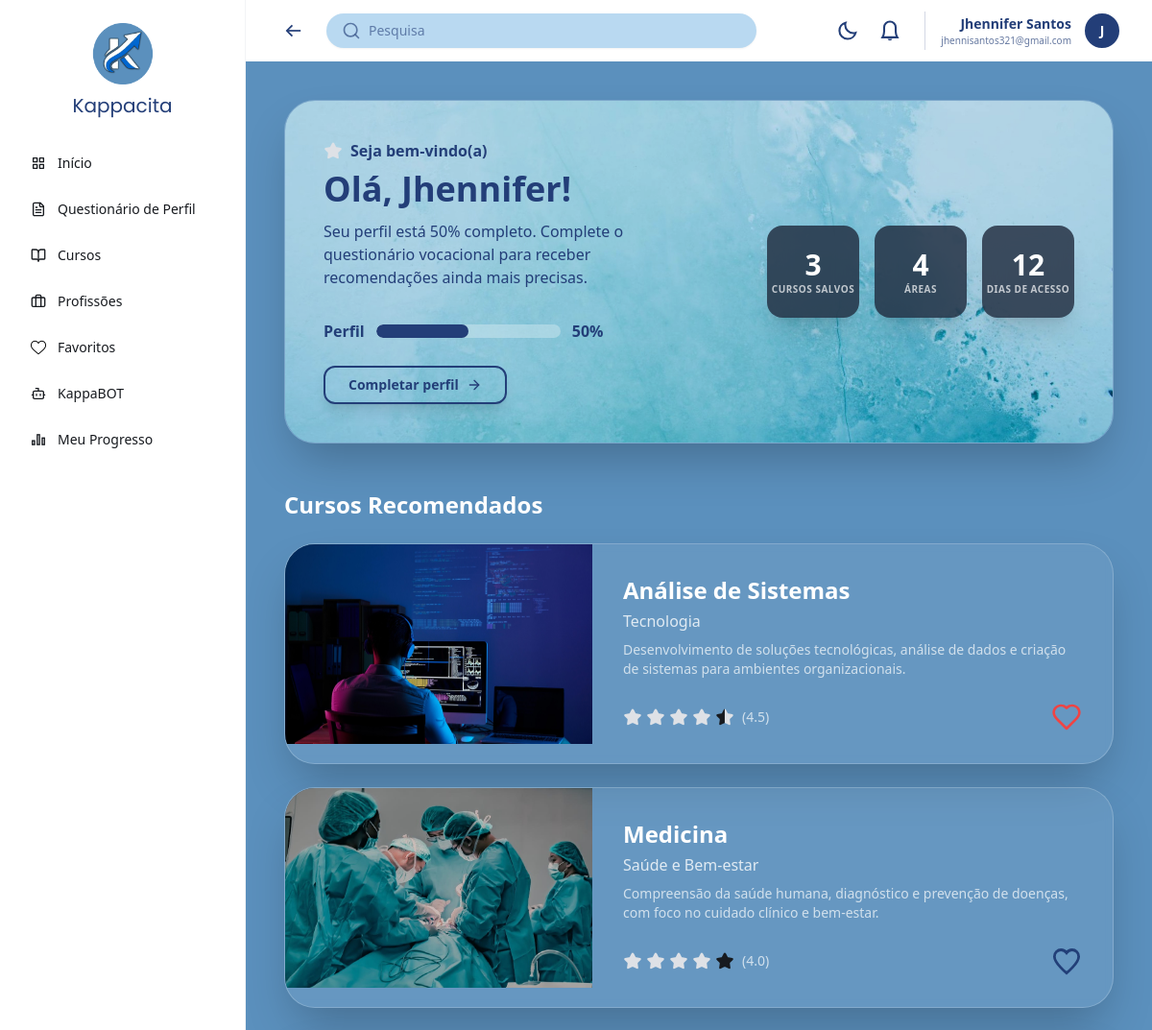
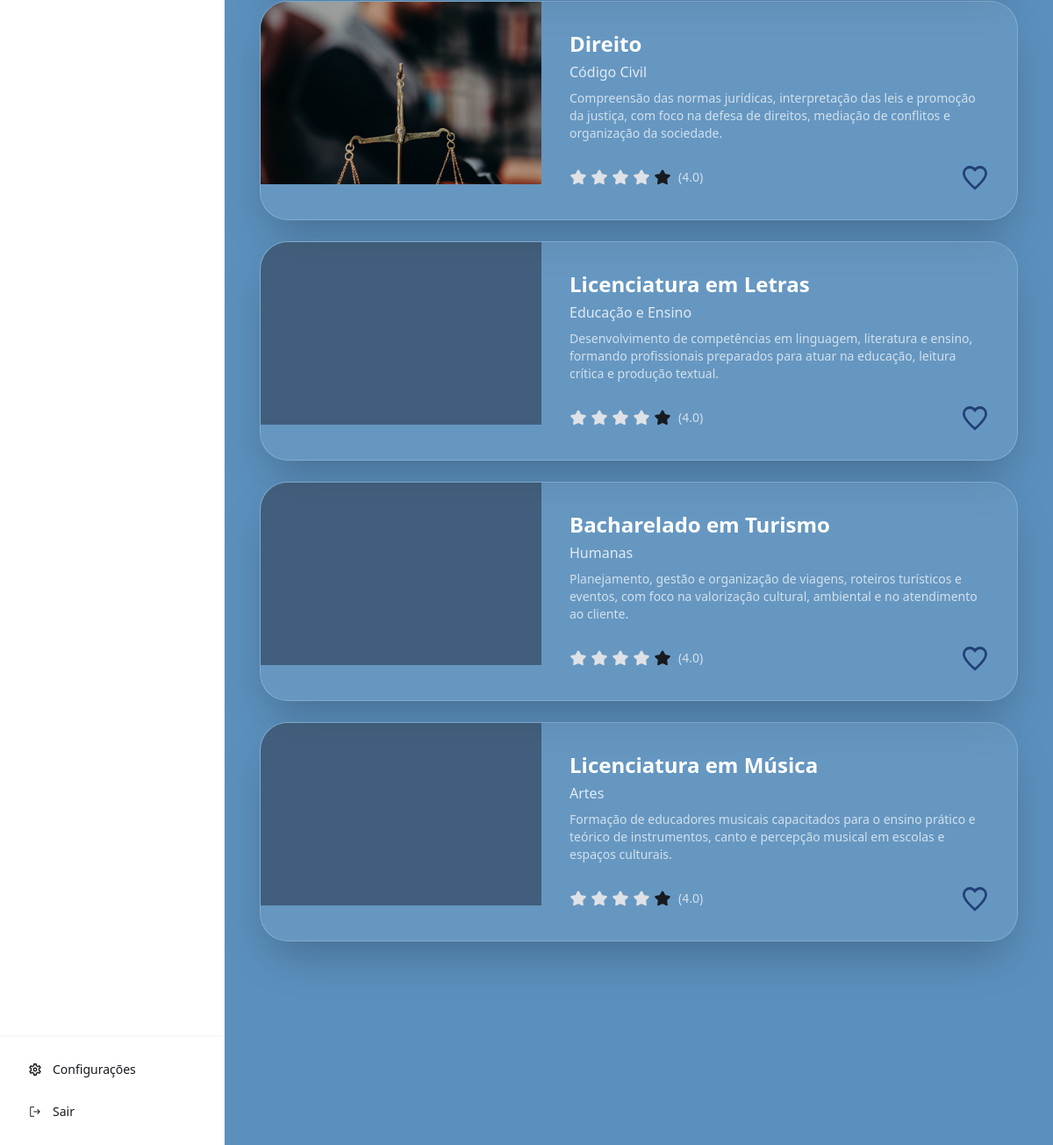
Page /homepage/ (signed in) on the committed database (2 pictures, top to bottom).
### kapp/models.py (models this page shows, shortened)
class Curso(models.Model):
    nome = models.CharField(max_length=100)
    area = models.CharField(max_length=100)
    descricao = models.TextField()
    avaliacao = models.DecimalField(max_digits=3, decimal_places=1, default=4.0)
    icone = models.ImageField(upload_to='cursos/icones/', blank=True, null=True)
    categoria = models.ForeignKey(
        CategoriaCurso,
        on_delete=models.SET_NULL,
        null=True,
        blank=True,
        related_name='cursos'
    )
    class Meta:
        verbose_name = 'Curso'
        verbose_name_plural = 'Cursos'

### kapp/views.py (the view)
# urls.py: path('homepage/', homepage, name='homepage'),
@login_required
def homepage(request):
    cursos_recomendados = Curso.objects.order_by('-avaliacao')[:6]
    favoritos_ids = list(
        Favorito.objects.filter(usuario=request.user).values_list('curso_id', flat=True)
    )
    return render(request, 'homepage.html', {
        'cursos_recomendados': cursos_recomendados,
        'favoritos_ids': favoritos_ids,
    })

### kapp/context_processors.py (called while the page is built)
def perfil_usuario(request):
    if request.user.is_authenticated:
        perfil, _ = Perfil.objects.get_or_create(usuario=request.user)
        return {'perfil_global': perfil}
    return {'perfil_global': None}

### kapp/templates/homepage.html (shortened to what this page needs)
{% extends 'base.html' %}
{% load static %}
{% block body %}
{% include 'header.html' %}
<div class="p-6 lg:p-10 bg-[#5b90bd] dark:bg-gray-950 min-h-screen transition-colors">
    <section class="relative rounded-[32px] mb-12 min-h-[250px] flex flex-col lg:flex-row overflow-hidden shadow-2xl border border-white/20 dark:border-white/10">
        <div class="absolute inset-0 z-0">
            <img src="{% static 'img/fundo_inicio.jpeg' %}" class="w-full h-full object-cover" alt="Background">
            <div class="absolute inset-0 bg-[#81a8cb]/40 dark:bg-gray-900/70 mix-blend-multiply"></div>
        </div>
        <div class="relative z-10 flex-1 p-10 flex flex-col justify-center">
            <div class="flex items-center gap-2 mb-2">
                <img src="{% static 'img/icons/estrela_cheia.svg' %}" class="w-5 h-5" alt="Sparkles">
                <span class="font-poppins font-bold text-[#233e78] dark:text-white">Seja bem-vindo(a)</span>
            </div>
            <h1 class="font-poppins text-4xl text-[#233e78] dark:text-white mb-3 font-bold">
                Olá, {{ user.first_name|default:"Usuário" }}!
            </h1>
            <p class="font-poppins text-[#233e78] dark:text-white/80 font-medium max-w-xl mb-8">
                Seu perfil está 50% completo. Complete o questionário vocacional para receber recomendações ainda mais precisas.
            </p>
            <div class="flex flex-wrap items-center gap-6">
                <div class="flex items-center gap-3">
                    <span class="font-poppins font-bold text-[#233e78] dark:text-white">Perfil</span>
                    <div class="w-48 h-3.5 bg-white/30 dark:bg-white/10 rounded-full overflow-hidden backdrop-blur-md">
                        <div class="h-full bg-[#233e78] dark:bg-blue-500 w-1/2 rounded-full"></div>
                    </div>
                    <span class="font-poppins font-bold text-[#233e78] dark:text-white">50%</span>
                </div>
                <button class="flex items-center gap-2 px-6 py-2 border-2 border-[#233e78] dark:border-white rounded-xl text-[#233e78] dark:text-white font-poppins font-bold text-sm hover:bg-[#233e78] dark:hover:bg-white hover:text-white dark:hover:text-gray-900 transition-all shadow-lg bg-transparent">
                    Completar perfil
                    <img src="{% static 'img/proximo.svg' %}" class="w-4 h-4" alt="Seta">
                </button>
            </div>
        </div>
        <div class="relative z-10 p-10 flex gap-4 items-center justify-center lg:justify-end">
            <div class="bg-[#1e293b]/80 dark:bg-gray-800/90 backdrop-blur-md w-24 h-24 rounded-2xl flex flex-col items-center justify-center shadow-xl">
                <span class="text-white text-3xl font-bold">3</span>
                <span class="text-white/70 text-[10px] font-poppins font-bold uppercase tracking-wider">Cursos Salvos</span>
            </div>
            <div class="bg-[#1e293b]/80 dark:bg-gray-800/90 backdrop-blur-md w-24 h-24 rounded-2xl flex flex-col items-center justify-center shadow-xl">
                <span class="text-white text-3xl font-bold">4</span>
                <span class="text-white/70 text-[10px] font-poppins font-bold uppercase tracking-wider">Áreas</span>
            </div>
                        <div class="bg-[#1e293b]/80 dark:bg-gray-800/90 backdrop-blur-md w-24 h-24 rounded-2xl flex flex-col items-center justify-center shadow-xl">
                <span class="text-white text-3xl font-bold">12</span>
                <span class="text-white/70 text-[10px] font-poppins font-bold uppercase tracking-wider">Dias de acesso</span>
            </div>
        </div>
    </section>
    <section>
        <h2 class="text-2xl font-bold font-poppins text-white dark:text-white mb-6">Cursos Recomendados</h2>
        <div class="grid grid-cols-1 gap-6">
            {% for curso in cursos_recomendados %}
            <div class="flex flex-col md:flex-row bg-[#81a8cb]/30 dark:bg-gray-800/80 backdrop-blur-sm rounded-[32px] overflow-hidden border border-white/20 dark:border-white/10 shadow-2xl">
                <div class="w-full md:w-80 h-52 bg-[#1e293b]/50 flex-shrink-0">
                    {% if curso.icone %}
                        <img src="{{ curso.icone.url }}" class="w-full h-full object-cover" alt="{{ curso.nome }}">
                    {% endif %}
                </div>
                <div class="flex-1 min-w-0 p-8 flex flex-col justify-between">
                    <div>
                        <h3 class="text-white dark:text-white text-2xl font-bold font-poppins mb-1">{{ curso.nome }}</h3>
                        <p class="text-white/80 dark:text-white/60 font-poppins font-medium">{{ curso.area }}</p>
                        <p class="text-white/70 dark:text-white/50 font-poppins text-sm mt-2">{{ curso.descricao }}</p>
                    </div>
                    <div class="flex justify-between items-center mt-6 gap-4">
                        <div class="flex items-center gap-1 flex-shrink-0">
                            {% if curso.avaliacao >= 1 %}
                                <img src="{% static 'img/icons/estrela_cheia.svg' %}" class="w-5 h-5" alt="estrela">
                            {% elif curso.avaliacao >= 0.5 %}
                                <img src="{% static 'img/icons/estrela_meia.svg' %}" class="w-5 h-5" alt="meia estrela">
                            {% else %}
                                <img src="{% static 'img/icons/estrela_vazia.svg' %}" class="w-5 h-5" alt="estrela vazia">
                            {% endif %}
                            {% if curso.avaliacao >= 2 %}
                                <img src="{% static 'img/icons/estrela_cheia.svg' %}" class="w-5 h-5" alt="estrela">
                            {% elif curso.avaliacao >= 1.5 %}
                                <img src="{% static 'img/icons/estrela_meia.svg' %}" class="w-5 h-5" alt="meia estrela">
                            {% else %}
                                <img src="{% static 'img/icons/estrela_vazia.svg' %}" class="w-5 h-5" alt="estrela vazia">
                            {% endif %}
                            {% if curso.avaliacao >= 3 %}
                                <img src="{% static 'img/icons/estrela_cheia.svg' %}" class="w-5 h-5" alt="estrela">
                            {% elif curso.avaliacao >= 2.5 %}
                                <img src="{% static 'img/icons/estrela_meia.svg' %}" class="w-5 h-5" alt="meia estrela">
                            {% else %}
                                <img src="{% static 'img/icons/estrela_vazia.svg' %}" class="w-5 h-5" alt="estrela vazia">
                            {% endif %}
                            {% if curso.avaliacao >= 4 %}
                                <img src="{% static 'img/icons/estrela_cheia.svg' %}" class="w-5 h-5" alt="estrela">
                            {% elif curso.avaliacao >= 3.5 %}
                                <img src="{% static 'img/icons/estrela_meia.svg' %}" class="w-5 h-5" alt="meia estrela">
                            {% else %}
                                <img src="{% static 'img/icons/estrela_vazia.svg' %}" class="w-5 h-5" alt="estrela vazia">
                            {% endif %}
                            {% if curso.avaliacao >= 5 %}
                                <img src="{% static 'img/icons/estrela_cheia.svg' %}" class="w-5 h-5" alt="estrela">
                            {% elif curso.avaliacao >= 4.5 %}
                                <img src="{% static 'img/icons/estrela_meia.svg' %}" class="w-5 h-5" alt="meia estrela">
                            {% else %}
                                <img src="{% static 'img/icons/estrela_vazia.svg' %}" class="w-5 h-5" alt="estrela vazia">
                            {% endif %}
                            <span class="text-white/70 font-poppins text-sm ml-1">({{ curso.avaliacao }})</span>
                        </div>
                        <button
                            class="btn-favoritar hover:scale-110 transition-transform flex-shrink-0"
                            data-curso-id="{{ curso.id }}"
                            data-favoritado="{% if curso.id in favoritos_ids %}true{% else %}false{% endif %}"
                            aria-label="Favoritar curso"
                        >
                            <img
                                src="{% if curso.id in favoritos_ids %}{% static 'img/icons/coracao_vermelho.svg' %}{% else %}{% static 'img/coracao.svg' %}{% endif %}"
                                class="w-8 h-8 icone-coracao"
                                alt="Favoritar"
                            >
                        </button>
                    </div>
                </div>
            </div>
            {% empty %}
                <p class="text-white font-poppins">Nenhum curso disponível no momento.</p>
            {% endfor %}
        </div>
    </section>
</div>
{% endblock %}

### kapp/templates/base.html (shortened to what this page needs)
{% load static %}
<!DOCTYPE html>
<html lang="{% if perfil_global %}{{ perfil_global.idioma }}{% else %}pt-br{% endif %}"
        class="
        ">
<head>
    <script src="https://cdn.tailwindcss.com"></script>
    <link rel="stylesheet" type="text/css" href="{% static 'css/main.css' %}">
</head>
<body class="bg-[#FCFAF8] dark:bg-gray-950">
    <div class="flex min-h-screen w-full">
        <aside class="w-64 bg-white dark:bg-gray-900 border-r border-gray-100 dark:border-gray-700 hidden lg:block sticky top-0 h-screen">
            {% include 'navbar.html' %}
        </aside>
        <main class="flex-1 overflow-y-auto min-w-0">
            {% block body %}
            {% endblock %}
        </main>
    </div>
</body>
</html>

### kapp/templates/navbar.html (shortened to what this page needs)
{% load static %}
<!DOCTYPE html>
<html lang="pt-br">
    <head>
    </head>
    <body>
        <aside class="w-full lg:w-64 bg-white flex-shrink-0 flex flex-col border-r border-gray-100 z-50 h-screen">
            <div class="p-6 flex flex-col items-center">
                <img src="{% static 'img/logos/kappacitalogo.png' %}" alt="Kappacita Logo" class="w-16 h-16 mb-2">
            <h1 class="text-[#233e78] text-xl font-normal font-[Poppins]">Kappacita</h1>
        </div>
    <nav class="flex-1 px-4 space-y-1 overflow-y-auto no-scrollbar">
        <a href="{% url 'homepage' %}" class="flex items-center gap-3 px-4 py-3 text-sm text-[#171a1f] hover:bg-gray-50 rounded-lg">
            <img src="{% static 'img/icons/icon_inicio.svg' %}" class="w-4 h-4" alt="Início">
            <span>Início</span>
        </a>
    <a href="{% url 'questionario' %}" class="flex items-center gap-3 px-4 py-3 text-sm text-[#171a1f] hover:bg-gray-50 rounded-lg">
        <img src="{% static 'img/icons/icon_questionario.svg' %}" class="w-4 h-4" alt="Questionário">
        <span>Questionário de Perfil</span>
    </a>
    <a href="{% url 'cursos' %}" class="flex items-center gap-3 px-4 py-3 text-sm text-[#171a1f] hover:bg-gray-50 rounded-lg">
        <img src="{% static 'img/icons/icon_cursos.svg' %}" class="w-4 h-4" alt="Cursos">
        <span>Cursos</span>
    </a>
    <a href="{% url 'profissoes' %}" class="flex items-center gap-3 px-4 py-3 text-sm text-[#171a1f] hover:bg-gray-50 rounded-lg">
        <img src="{% static 'img/icons/icon_profissoes.svg' %}" class="w-4 h-4" alt="Profissões">
        <span>Profissões</span>
    </a>
    <a href="{% url 'favoritos' %}" class="flex items-center gap-3 px-4 py-3 text-sm text-[#171a1f] hover:bg-gray-50 rounded-lg">
        <img src="{% static 'img/icons/icon_favorito.png' %}" class="w-4 h-4" alt="Favoritos">
        <span>Favoritos</span>
    </a>
    <a href="{% url 'kappabot' %}" class="flex items-center gap-3 px-4 py-3 text-sm text-[#171a1f] hover:bg-gray-50 rounded-lg">
        <img src="{% static 'img/icons/icon_kappabot.svg' %}" class="w-4 h-4" alt="KappaBOT">
        <span>KappaBOT</span>
    </a>
    <a href="{% url 'meuprogresso' %}" class="flex items-center gap-3 px-4 py-3 text-sm text-[#171a1f] hover:bg-gray-50 rounded-lg">
        <img src="{% static 'img/icons/icon_progresso.svg' %}" class="w-4 h-4" alt="Progresso">
        <span>Meu Progresso</span>
    </a>
    </nav>
    <div class="p-4 border-t border-gray-100 space-y-1">
        <a href="{% url 'configuracoes' %}" class="flex items-center gap-3 px-4 py-3 text-sm text-[#171a1f] hover:bg-gray-50 rounded-lg">
        <img src="{% static 'img/icons/icon_config.svg' %}" class="w-4 h-4" alt="Configurações">
        <span>Configurações</span>
    </a>
    <a href="{% url 'sair' %}" class="flex items-center gap-3 px-4 py-3 text-sm text-[#171a1f] hover:bg-gray-50 rounded-lg">
    <img src="{% static 'img/icons/icon_sair.svg' %}" class="w-4 h-4" alt="Sair">
    <span>Sair</span>
    </a>
    </div>
</aside>
</body>
</html>

### kapp/templates/header.html (shortened to what this page needs)
{% load static %}
<header class="h-16 flex items-center justify-between px-4 lg:px-8 bg-white dark:bg-gray-900 shadow-sm transition-colors">
    <div class="flex items-center gap-4 flex-1">
    <button class="p-2 text-[#233e78] dark:text-white hover:bg-gray-100 dark:hover:bg-gray-800 rounded-full">
        <img src="{% static 'img/icons/anterior.svg' %}" class="w-5 h-5" alt="Voltar">
    </button>
    <div class="relative max-w-md w-full hidden md:block">
        <form method="GET" action="">
        <div class="flex items-center bg-[#B9D9F1] dark:bg-gray-700 rounded-full px-4 py-2 shadow-sm">
            <img src="{% static 'img/icons/lupa.svg' %}" class="w-5 h-5 opacity-80" alt="Search">
            <input type="text" name="q" value="{{ request.GET.q }}" placeholder="Pesquisa"
            class="bg-transparent border-none focus:ring-0 text-[#233e78] dark:text-white placeholder-[#233e78]/60 dark:placeholder-white/50 w-full ml-2 text-sm">
        </div>
        </form>
        </div>
    </div>
    <div class="flex items-center gap-2 lg:gap-4">
    <div class="flex items-center gap-1">
        <button onclick="toggleTema()" class="p-2 rounded-full hover:bg-gray-100 dark:hover:bg-gray-800">
        <img src="{% static 'img/darkmode.svg' %}" class="w-6 h-6 dark:hidden" alt="Dark Mode">
        </button>
        <button class="p-2 text-[#233e78] dark:text-white hover:bg-gray-100 dark:hover:bg-gray-800 rounded-full">
        <img src="{% static 'img/icons/sino.svg' %}" class="w-6 h-6" alt="Notifications">
        </button>
    </div>
    <div class="flex items-center gap-3 pl-4 border-l border-[#233e78]/20 dark:border-white/20">
        <a href="{% url 'configuracoes' %}" class="flex items-center gap-3 hover:opacity-80 transition-opacity cursor-pointer">
            <div class="text-right hidden sm:block">
                <p class="text-sm font-semibold text-[#233e78] dark:text-white">{{ request.user.get_full_name|default:request.user.username }}</p>
                <p class="text-[10px] text-[#233e78]/70 dark:text-white/50">{{ request.user.email }}</p>
            </div>
            <div class="w-10 h-10 rounded-full bg-[#233e78] border-2 border-white flex items-center justify-center">
                <span class="text-white text-sm font-bold">
                    {{ request.user.username|slice:":1"|upper }}
                </span>
            </div>
        </a>
    </div>
    </div>
</header>

### rows in the picture
Curso: icone (picture), nome "Análise de Sistemas", area "Tecnologia", descricao "Desenvolvimento de soluções tecnológicas, análise de dados e criação de sistemas para ambientes organizacionais.", avaliacao "4.5"
Curso: icone (picture), nome "Medicina", area "Saúde e Bem-estar", descricao "Compreensão da saúde humana, diagnóstico e prevenção de doenças, com foco no cuidado clínico e bem-estar.", avaliacao "4.0"
Curso: icone (picture), nome "Direito", area "Código Civil", descricao "Compreensão das normas jurídicas, interpretação das leis e promoção da justiça, com foco na defesa de direitos, mediação de conflitos e organização da sociedade.", avaliacao "4.0"
Curso: nome "Licenciatura em Letras", area "Educação e Ensino", descricao "Desenvolvimento de competências em linguagem, literatura e ensino, formando profissionais preparados para atuar na educação, leitura crítica e produção textual.", avaliacao "4.0"
Curso: nome "Bacharelado em Turismo", area "Humanas", descricao "Planejamento, gestão e organização de viagens, roteiros turísticos e eventos, com foco na valorização cultural, ambiental e no atendimento ao cliente.", avaliacao "4.0"
Curso: nome "Licenciatura em Música", area "Artes", descricao "Formação de educadores musicais capacitados para o ensino prático e teórico de instrumentos, canto e percepção musical em escolas e espaços culturais.", avaliacao "4.0"

### other values in the picture
{{ request.user.get_full_name|default:request.user.username }} "Jhennifer Santos"
{{ request.user.email }} "jhennisantos321@gmail.com"
{{ request.user.username|slice:":1"|upper }} "J"
{{ user.first_name|default:"Usuário" }} "Jhennifer"
